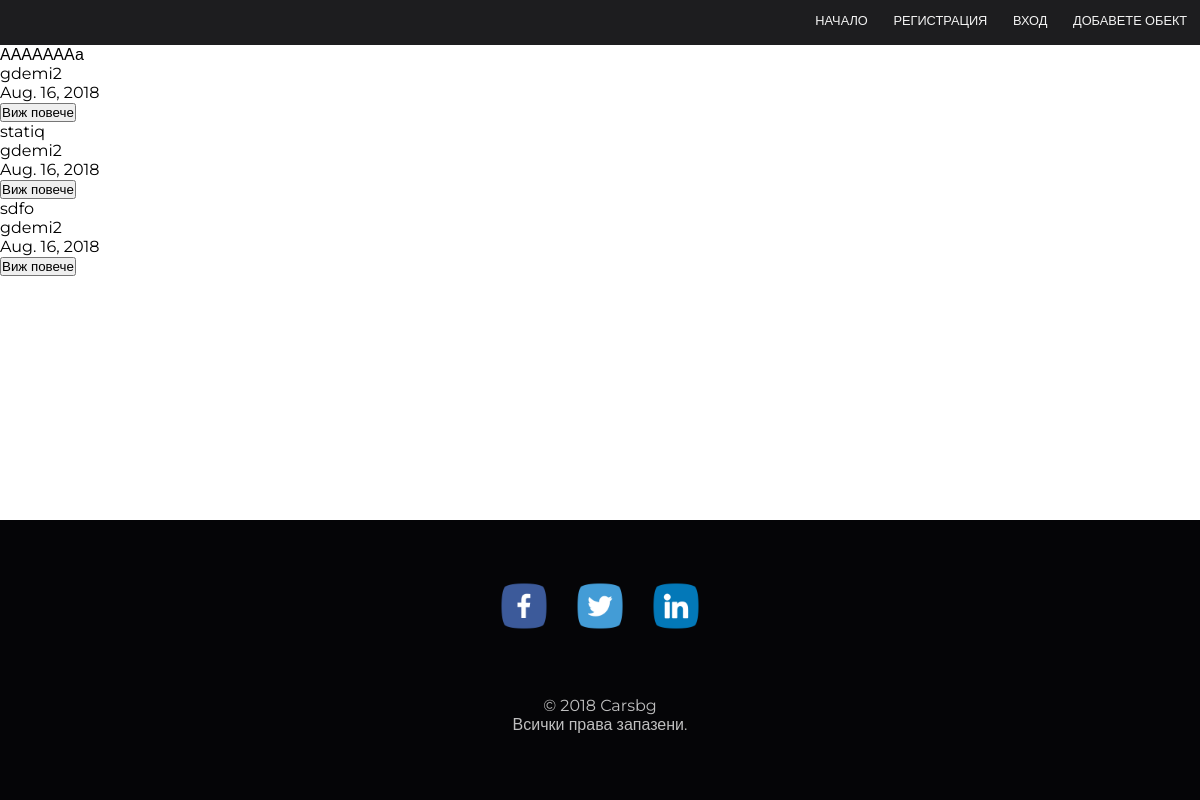
The app's page /articles/ with its own data.
### articles/models.py (models this page shows)
class Article(models.Model):
	name = models.CharField(max_length = 30, null = True)
	text = models.CharField(max_length = 3000, null = True)
	author = models.ForeignKey(User, on_delete = models.CASCADE, null = True)
	date = models.DateField(null = True)
	def __str__(self):
		return self.name + ' - ' + str(self.author)

### articles/views.py (the view)
# urls.py: url(r'$', views.displayArticles, name='displayArticles'),
def displayArticles(request):
	articles = Article.objects.all()
	print(articles)
	return render(request, 'articles/displayArticles.html', {"articles" : articles})

### articles/templates/articles/displayArticles.html (shortened to what this page needs)
{% extends "base.html" %}
{% block content %}
     {% for i in articles %}
		<div class="container">
		    <p>{{ i.name }}</p>
		    <p>{{ i.author }}</p>
		    <p>{{ i.date }}</p>
		    <form action=/articles/articleText/ method="post">
        		<input name="button_more"  type="submit" value="Виж повече" id="button_more">
    		</form>
	    </div>
     {% endfor %}
{% endblock %}

### common-static/css/main.css (style rules this page uses)
* { margin: 0; padding: 0; }
body, html { height: 100%; font-family: 'Montserrat', sans-serif; }

### records on screen
Article: name "АААААААа", author "gdemi2", date "Aug. 16, 2018"
Article: name "statiq", author "gdemi2", date "Aug. 16, 2018"
Article: name "sdfo", author "gdemi2", date "Aug. 16, 2018"
